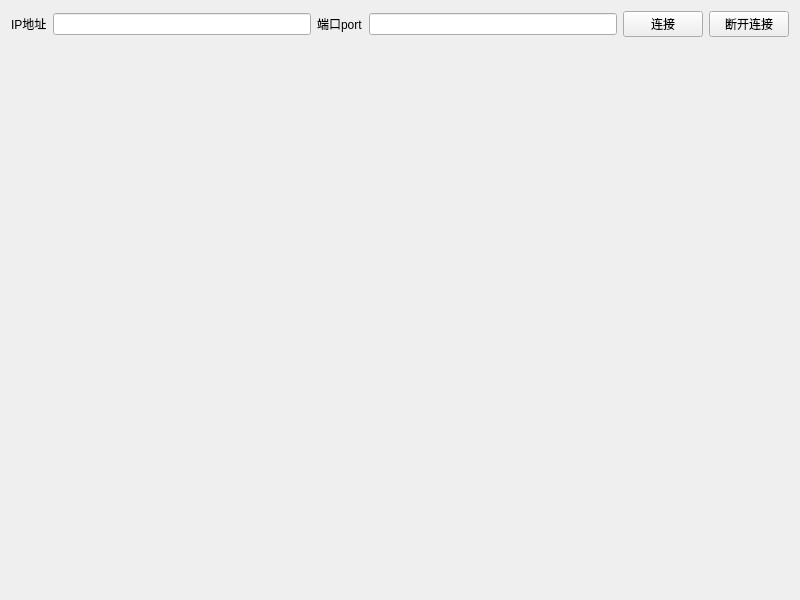
<?xml version="1.0" encoding="UTF-8"?>
<ui version="4.0">
 <class>Widget</class>
 <widget class="QWidget" name="Widget">
  <property name="geometry">
   <rect>
    <x>0</x>
    <y>0</y>
    <width>800</width>
    <height>600</height>
   </rect>
  </property>
  <property name="windowTitle">
   <string>TCP_CAM</string>
  </property>
  <layout class="QVBoxLayout" name="verticalLayout">
   <item>
    <layout class="QHBoxLayout" name="horizontalLayout_4">
     <item>
      <layout class="QHBoxLayout" name="horizontalLayout">
       <item>
        <widget class="QLabel" name="label">
         <property name="text">
          <string>IP地址</string>
         </property>
        </widget>
       </item>
       <item>
        <widget class="QLineEdit" name="lineEdit"/>
       </item>
      </layout>
     </item>
     <item>
      <layout class="QHBoxLayout" name="horizontalLayout_3">
       <item>
        <widget class="QLabel" name="label_2">
         <property name="text">
          <string>端口port</string>
         </property>
        </widget>
       </item>
       <item>
        <widget class="QLineEdit" name="lineEdit_2"/>
       </item>
      </layout>
     </item>
     <item>
      <widget class="QPushButton" name="pushButton">
       <property name="text">
        <string>连接</string>
       </property>
      </widget>
     </item>
     <item>
      <widget class="QPushButton" name="pushButton_2">
       <property name="text">
        <string>断开连接</string>
       </property>
      </widget>
     </item>
    </layout>
   </item>
   <item>
    <widget class="QLabel" name="label_3">
     <property name="minimumSize">
      <size>
       <width>680</width>
       <height>480</height>
      </size>
     </property>
     <property name="autoFillBackground">
      <bool>false</bool>
     </property>
     <property name="text">
      <string/>
     </property>
     <property name="alignment">
      <set>Qt::AlignCenter</set>
     </property>
    </widget>
   </item>
  </layout>
  <zorder>layoutWidget</zorder>
  <zorder>label_3</zorder>
 </widget>
 <resources/>
 <connections/>
</ui>
